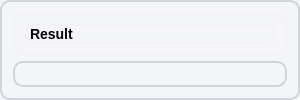
            <widget class="QFrame" name="frame_23">
             <property name="minimumSize">
              <size>
               <width>300</width>
               <height>0</height>
              </size>
             </property>
             <property name="maximumSize">
              <size>
               <width>650</width>
               <height>750</height>
              </size>
             </property>
             <property name="styleSheet">
              <string notr="true">background-color:#F4F5F9;
border-radius:10px;
border : 2px solid #D1D5DB; </string>
             </property>
             <property name="frameShape">
              <enum>QFrame::StyledPanel</enum>
             </property>
             <property name="frameShadow">
              <enum>QFrame::Raised</enum>
             </property>
             <layout class="QGridLayout" name="gridLayout_7">
              <item row="0" column="0">
               <widget class="QFrame" name="frame_32">
                <property name="sizePolicy">
                 <sizepolicy hsizetype="Preferred" vsizetype="Fixed">
                  <horstretch>0</horstretch>
                  <verstretch>0</verstretch>
                 </sizepolicy>
                </property>
                <property name="styleSheet">
                 <string notr="true">border : 2px solid #F2F2F2; </string>
                </property>
                <property name="frameShape">
                 <enum>QFrame::StyledPanel</enum>
                </property>
                <property name="frameShadow">
                 <enum>QFrame::Raised</enum>
                </property>
                <layout class="QHBoxLayout" name="horizontalLayout_27">
                 <item>
                  <widget class="QLabel" name="label_25">
                   <property name="sizePolicy">
                    <sizepolicy hsizetype="Preferred" vsizetype="Fixed">
                     <horstretch>0</horstretch>
                     <verstretch>0</verstretch>
                    </sizepolicy>
                   </property>
                   <property name="styleSheet">
                    <string notr="true">color: rgb(0, 0, 0);
font-weight: bold;
font-size: 14px;</string>
                   </property>
                   <property name="text">
                    <string>Result</string>
                   </property>
                  </widget>
                 </item>
                </layout>
               </widget>
              </item>
              <item row="1" column="0">
               <widget class="QLabel" name="resultImage_snake">
                <property name="styleSheet">
                 <string notr="true"/>
                </property>
                <property name="text">
                 <string/>
                </property>
               </widget>
              </item>
             </layout>
            </widget>
